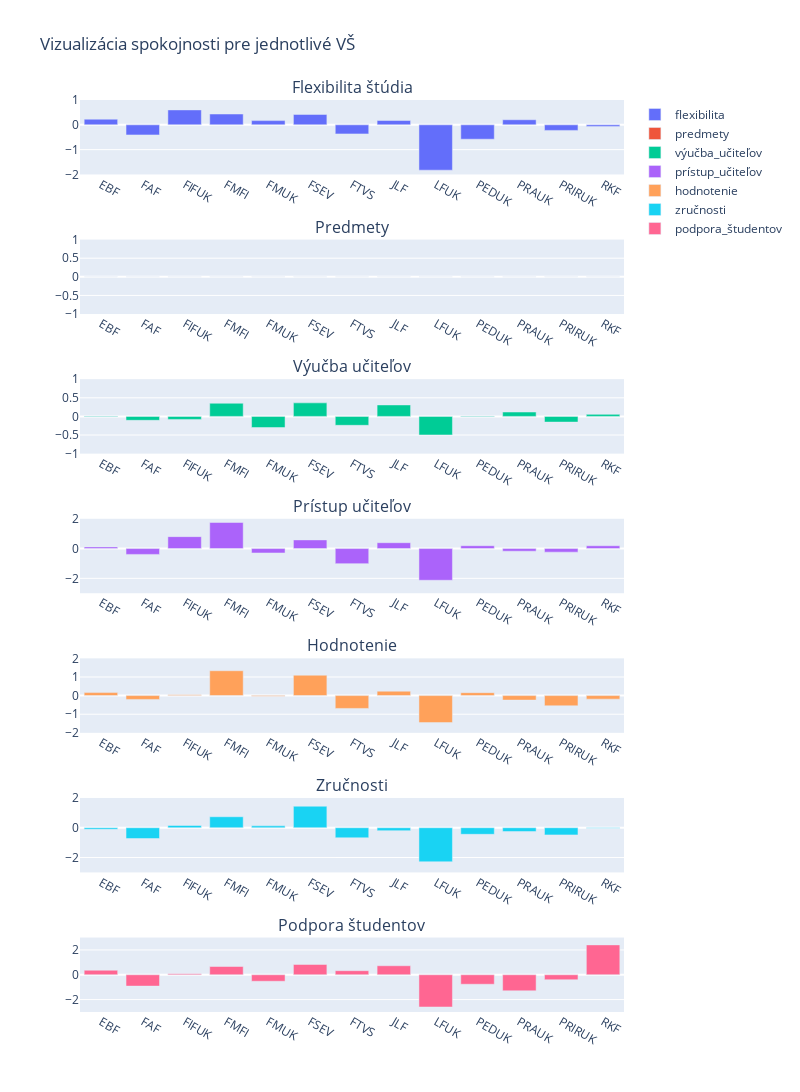

The code cell stored with this chart in its notebook:
### Markdown cell above
### UK

### Code cell
uk = plot_university("UK", vyska=1800)
uk.show()

### Figure 1 — Plotly figure (JSON) as saved in the notebook; plotly's stock layout.template omitted (floating-point values rounded to 4 significant figures)
{"data": [{"name": "flexibilita", "type": "bar", "x": ["EBF", "FAF", "FIFUK", "FMFI", "FMUK", "FSEV", "FTVS", "JLF", "LFUK", "PEDUK", "PRAUK", "PRIRUK", "RKF"], "xaxis": "x", "y": [0.2269, -0.4076, 0.6011, 0.4354, 0.1691, 0.4192, -0.3659, 0.1731, -1.828, -0.5799, 0.2042, -0.2251, -0.06476], "yaxis": "y"}, {"name": "predmety", "type": "bar", "x": ["EBF", "FAF", "FIFUK", "FMFI", "FMUK", "FSEV", "FTVS", "JLF", "LFUK", "PEDUK", "PRAUK", "PRIRUK", "RKF"], "xaxis": "x2", "y": [0, 0, 0, 0, 0, 0, 0, 0, 0, 0, 0, 0, 0], "yaxis": "y2"}, {"name": "výučba_učiteľov", "type": "bar", "x": ["EBF", "FAF", "FIFUK", "FMFI", "FMUK", "FSEV", "FTVS", "JLF", "LFUK", "PEDUK", "PRAUK", "PRIRUK", "RKF"], "xaxis": "x3", "y": [0.007902, -0.1048, -0.08092, 0.3535, -0.2992, 0.3636, -0.2389, 0.3079, -0.498, 0.009015, 0.1177, -0.1524, 0.05477], "yaxis": "y3"}, {"name": "prístup_učiteľov", "type": "bar", "x": ["EBF", "FAF", "FIFUK", "FMFI", "FMUK", "FSEV", "FTVS", "JLF", "LFUK", "PEDUK", "PRAUK", "PRIRUK", "RKF"], "xaxis": "x4", "y": [0.11, -0.3938, 0.8004, 1.752, -0.2969, 0.5817, -1.012, 0.3921, -2.13, 0.1914, -0.1785, -0.2411, 0.1881], "yaxis": "y4"}, {"name": "hodnotenie", "type": "bar", "x": ["EBF", "FAF", "FIFUK", "FMFI", "FMUK", "FSEV", "FTVS", "JLF", "LFUK", "PEDUK", "PRAUK", "PRIRUK", "RKF"], "xaxis": "x5", "y": [0.161, -0.2055, 0.04815, 1.335, -0.03666, 1.095, -0.6897, 0.2362, -1.452, 0.1558, -0.2413, -0.5483, -0.1905], "yaxis": "y5"}, {"name": "zručnosti", "type": "bar", "x": ["EBF", "FAF", "FIFUK", "FMFI", "FMUK", "FSEV", "FTVS", "JLF", "LFUK", "PEDUK", "PRAUK", "PRIRUK", "RKF"], "xaxis": "x6", "y": [-0.1055, -0.7268, 0.1531, 0.739, 0.1255, 1.446, -0.6764, -0.1968, -2.286, -0.4403, -0.2562, -0.4801, -0.03913], "yaxis": "y6"}, {"name": "podpora_študentov", "type": "bar", "x": ["EBF", "FAF", "FIFUK", "FMFI", "FMUK", "FSEV", "FTVS", "JLF", "LFUK", "PEDUK", "PRAUK", "PRIRUK", "RKF"], "xaxis": "x7", "y": [0.3667, -0.9124, 0.0833, 0.668, -0.5208, 0.8319, 0.3286, 0.7268, -2.598, -0.7632, -1.292, -0.3998, 2.41], "yaxis": "y7"}], "layout": {"annotations": [{"font": {"size": 16}, "showarrow": false, "text": "Flexibilita štúdia", "x": 0.5, "xanchor": "center", "xref": "paper", "y": 1.0, "yanchor": "bottom", "yref": "paper"}, {"font": {"size": 16}, "showarrow": false, "text": "Predmety", "x": 0.5, "xanchor": "center", "xref": "paper", "y": 0.8469, "yanchor": "bottom", "yref": "paper"}, {"font": {"size": 16}, "showarrow": false, "text": "Výučba učiteľov", "x": 0.5, "xanchor": "center", "xref": "paper", "y": 0.6939, "yanchor": "bottom", "yref": "paper"}, {"font": {"size": 16}, "showarrow": false, "text": "Prístup učiteľov", "x": 0.5, "xanchor": "center", "xref": "paper", "y": 0.5408, "yanchor": "bottom", "yref": "paper"}, {"font": {"size": 16}, "showarrow": false, "text": "Hodnotenie", "x": 0.5, "xanchor": "center", "xref": "paper", "y": 0.3878, "yanchor": "bottom", "yref": "paper"}, {"font": {"size": 16}, "showarrow": false, "text": "Zručnosti", "x": 0.5, "xanchor": "center", "xref": "paper", "y": 0.2347, "yanchor": "bottom", "yref": "paper"}, {"font": {"size": 16}, "showarrow": false, "text": "Podpora študentov", "x": 0.5, "xanchor": "center", "xref": "paper", "y": 0.08163, "yanchor": "bottom", "yref": "paper"}], "height": 1800, "title": {"text": "Vizualizácia spokojnosti pre jednotlivé VŠ"}, "width": 800, "xaxis": {"anchor": "y", "autorange": true, "domain": [0, 1], "range": [-0.5, 12.5], "type": "category"}, "xaxis2": {"anchor": "y2", "autorange": true, "domain": [0, 1], "range": [-0.5, 12.5], "type": "category"}, "xaxis3": {"anchor": "y3", "autorange": true, "domain": [0, 1], "range": [-0.5, 12.5], "type": "category"}, "xaxis4": {"anchor": "y4", "autorange": true, "domain": [0, 1], "range": [-0.5, 12.5], "type": "category"}, "xaxis5": {"anchor": "y5", "autorange": true, "domain": [0, 1], "range": [-0.5, 12.5], "type": "category"}, "xaxis6": {"anchor": "y6", "autorange": true, "domain": [0, 1], "range": [-0.5, 12.5], "type": "category"}, "xaxis7": {"anchor": "y7", "autorange": true, "domain": [0, 1], "range": [-0.5, 12.5], "type": "category"}, "yaxis": {"anchor": "x", "domain": [0.9184, 1.0], "range": [-2, 1], "type": "linear"}, "yaxis2": {"anchor": "x2", "domain": [0.7653, 0.8469], "range": [-1, 1], "type": "linear"}, "yaxis3": {"anchor": "x3", "domain": [0.6122, 0.6939], "range": [-1, 1], "type": "linear"}, "yaxis4": {"anchor": "x4", "domain": [0.4592, 0.5408], "range": [-3, 2], "type": "linear"}, "yaxis5": {"anchor": "x5", "domain": [0.3061, 0.3878], "range": [-2, 2], "type": "linear"}, "yaxis6": {"anchor": "x6", "domain": [0.1531, 0.2347], "range": [-3, 2], "type": "linear"}, "yaxis7": {"anchor": "x7", "domain": [0, 0.08163], "range": [-3, 3], "type": "linear"}}}
